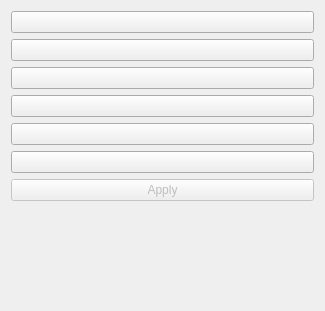
<?xml version="1.0" encoding="UTF-8"?>
<ui version="4.0">
 <class>IconSwitchPython</class>
 <widget class="qMRMLWidget" name="IconSwitchPython">
  <property name="geometry">
   <rect>
    <x>0</x>
    <y>0</y>
    <width>325</width>
    <height>311</height>
   </rect>
  </property>
  <layout class="QVBoxLayout" name="verticalLayout">
   <item>
    <widget class="QPushButton" name="pushButton">
     <property name="text">
      <string/>
     </property>
     <property name="icon">
      <iconset>
       <normaloff>IconSwitchPython:IconSwitchPython.png</normaloff>IconSwitchPython:IconSwitchPython.png</iconset>
     </property>
    </widget>
   </item>
   <item>
    <widget class="QPushButton" name="pushButton_2">
     <property name="text">
      <string/>
     </property>
     <property name="icon">
      <iconset>
       <normaloff>IconSwitchPython:DataModule.svg</normaloff>IconSwitchPython:DataModule.svg</iconset>
     </property>
    </widget>
   </item>
   <item>
    <widget class="QPushButton" name="pushButton_3">
     <property name="text">
      <string/>
     </property>
     <property name="icon">
      <iconset>
       <normaloff>IconSwitchPython:DefaultModule.svg</normaloff>IconSwitchPython:DefaultModule.svg</iconset>
     </property>
    </widget>
   </item>
   <item>
    <widget class="QPushButton" name="pushButton_4">
     <property name="text">
      <string/>
     </property>
    </widget>
   </item>
   <item>
    <widget class="QPushButton" name="pushButton_5">
     <property name="text">
      <string/>
     </property>
    </widget>
   </item>
   <item>
    <widget class="QPushButton" name="pushButton_6">
     <property name="text">
      <string/>
     </property>
    </widget>
   </item>
   <item>
    <widget class="QPushButton" name="applyButton">
     <property name="enabled">
      <bool>false</bool>
     </property>
     <property name="toolTip">
      <string>Run the algorithm.</string>
     </property>
     <property name="text">
      <string>Apply</string>
     </property>
    </widget>
   </item>
   <item>
    <spacer name="verticalSpacer">
     <property name="orientation">
      <enum>Qt::Vertical</enum>
     </property>
     <property name="sizeHint" stdset="0">
      <size>
       <width>20</width>
       <height>40</height>
      </size>
     </property>
    </spacer>
   </item>
  </layout>
 </widget>
 <customwidgets>
  <customwidget>
   <class>qMRMLWidget</class>
   <extends>QWidget</extends>
   <header>qMRMLWidget.h</header>
   <container>1</container>
  </customwidget>
 </customwidgets>
 <resources/>
 <connections/>
</ui>
